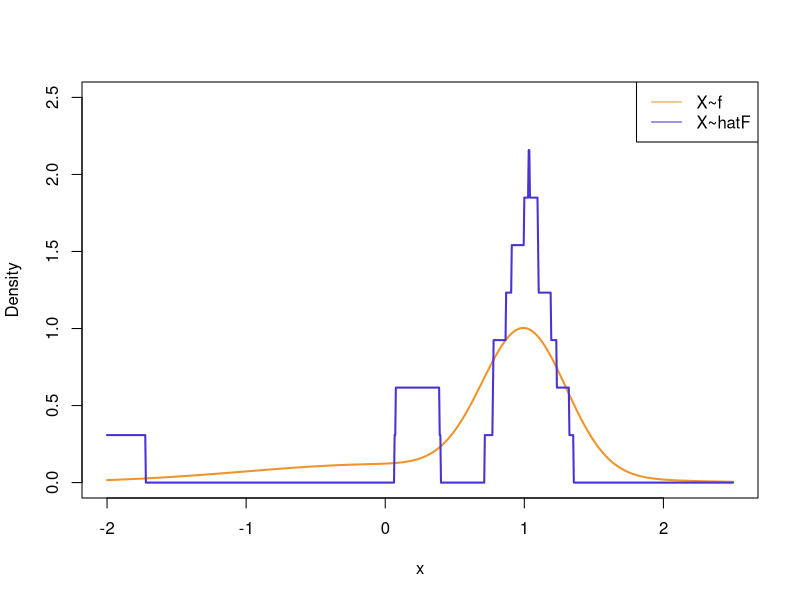

Write the R code that produced this figure.
# X1 <- rnorm(3, 0, 1)
# X2 <- rnorm(7, 1, 0.3)

# X3 <- c(X1, X2)
hcv = 0.1622122
X3 <- c(-1.8860550, 0.2352393, 1.1899925, 0.2270021, 1.0713954, 1.0281517, 0.9381665, 0.9329905, 0.8782543, 1.1614841)
print(X3)

intF <- function(x) {
	sNor = 0.3 * dnorm(x)
	nsNor = 0.7 * dnorm(x, 1, 0.3)
	return (sNor + nsNor)
}

intHatF <- function(x, X, h) {
	n = length(X)
	sum = 0
	for (val in X) {
	    if ((x - h <= val) && (val <= x + h))
	    {
	    	sum <- sum + 1
	    }
	}
	return (sum / (2 * h * n))
}

png(file = "result.jpg")

# 生成自变量序列
x = seq(-2, 2.5, length=1000)
# x = c(0.0001, 0.001, 0.01, 0.02, 0.05, 0.1, 0.2, 0.5, 1, 10)
# x = c(0.0001, 0.001, 0.01, 0.02, 0.05, 0.1, 0.2, 0.5)

# 生成因变量序列
y1 = rep(0, length(x))
j = 1
for (i in x) {
    y1[j] = intF(i)
    j = j + 1
}
y2 = rep(0, length(x))
j = 1
for (i in x) {
    y2[j] = intHatF(i, X3, hcv)
    j = j + 1
}

# 绘图
plot(x, y1, type = "l", col="#f0932b", ylab = "Density", lwd=2, ylim = c(0,2.5), xlim = c(-2,2.5))
lines(x, y2, lwd=2, col="#4834d4")
legend("topright", c("X~f", "X~hatF"), col = c("#f0932b", "#4834d4"), lty = c(1),text.font = 12)